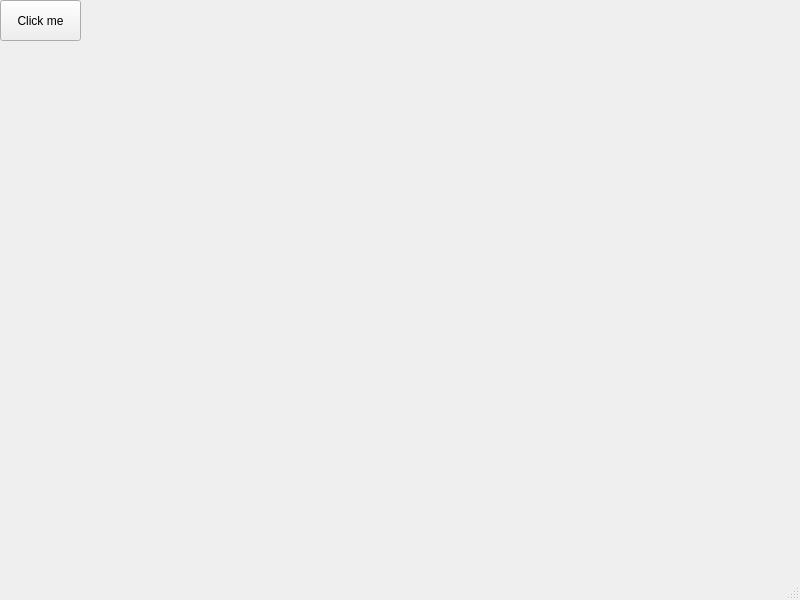
<?xml version="1.0" encoding="UTF-8"?>
<ui version="4.0">
 <class>MainWindow</class>
 <widget class="QMainWindow" name="MainWindow">
  <property name="geometry">
   <rect>
    <x>0</x>
    <y>0</y>
    <width>800</width>
    <height>600</height>
   </rect>
  </property>
  <property name="windowTitle">
   <string>MainWindow</string>
  </property>
  <widget class="QWidget" name="centralwidget">
   <widget class="QPushButton" name="pushButton">
    <property name="geometry">
     <rect>
      <x>0</x>
      <y>0</y>
      <width>81</width>
      <height>41</height>
     </rect>
    </property>
    <property name="text">
     <string>Click me</string>
    </property>
   </widget>
  </widget>
  <widget class="QMenuBar" name="menubar">
   <property name="geometry">
    <rect>
     <x>0</x>
     <y>0</y>
     <width>800</width>
     <height>21</height>
    </rect>
   </property>
  </widget>
  <widget class="QStatusBar" name="statusbar"/>
 </widget>
 <resources/>
 <connections/>
</ui>
